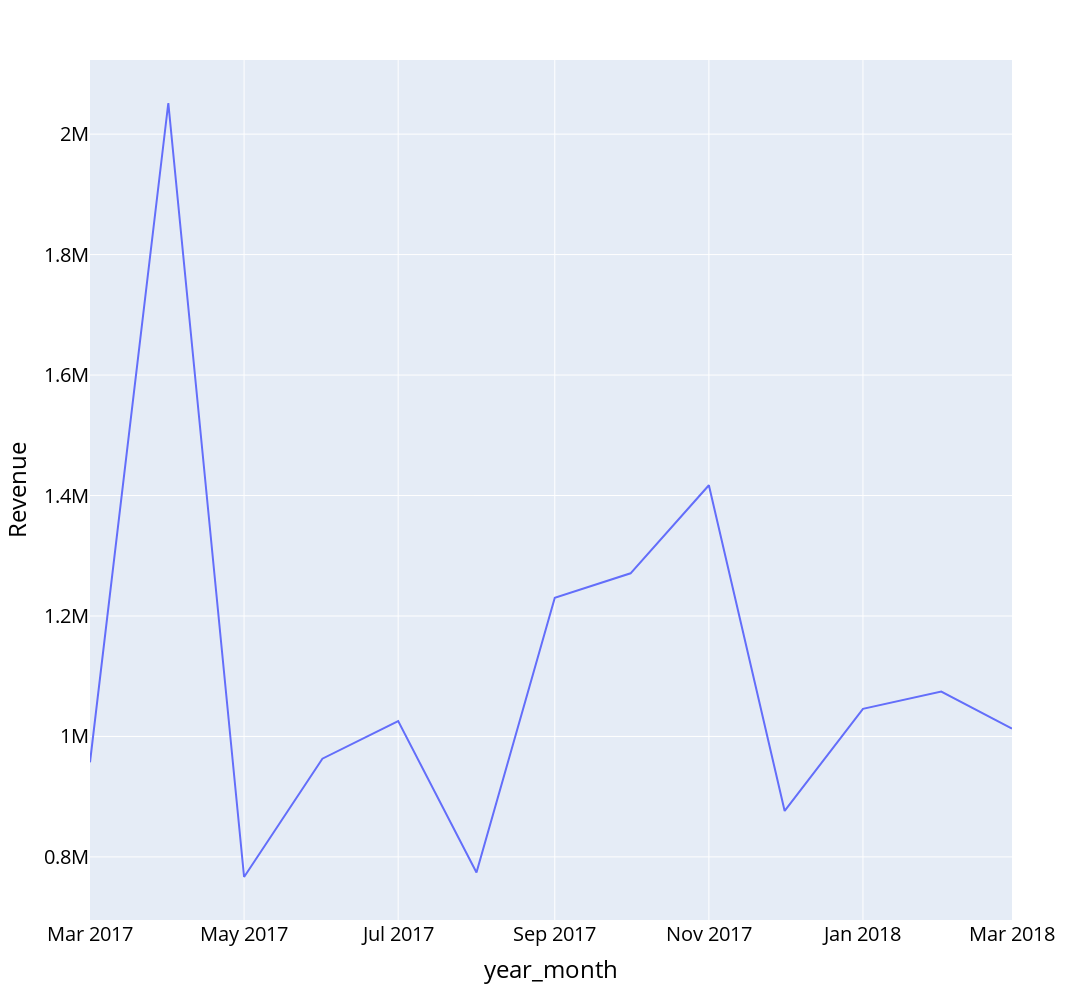

The code cell stored with this chart in its notebook:
### Code cell
fig = px.line(df_year_month, x="year_month", y="Revenue")

fig.update_layout(
    autosize=False,
    width=2500,
    height=1000,
    font=dict(
            size=20,
            color='#000000'
        ))  

fig.show()

### Figure 1 — Plotly figure (JSON) as saved in the notebook; plotly's stock layout.template omitted (floating-point values rounded to 4 significant figures)
{"data": [{"hovertemplate": "year_month=%{x}<br>Revenue=%{y}<extra></extra>", "legendgroup": "", "line": {"color": "#636efa", "dash": "solid"}, "marker": {"symbol": "circle"}, "mode": "lines", "name": "", "orientation": "v", "showlegend": false, "type": "scatter", "x": ["2017-03", "2017-04", "2017-05", "2017-06", "2017-07", "2017-08", "2017-09", "2017-10", "2017-11", "2017-12", "2018-01", "2018-02", "2018-03"], "xaxis": "x", "y": [957000.0, 2052000.0, 766600.0, 963100.0, 1026000.0, 774000.0, 1230000.0, 1271000.0, 1417000.0, 876300.0, 1046000.0, 1075000.0, 1013000.0], "yaxis": "y"}], "layout": {"autosize": false, "font": {"color": "#000000", "size": 20}, "height": 1000, "legend": {"tracegroupgap": 0}, "margin": {"t": 60}, "width": 2500, "xaxis": {"anchor": "y", "domain": [0, 1], "title": {"text": "year_month"}}, "yaxis": {"anchor": "x", "domain": [0, 1], "title": {"text": "Revenue"}}}}
